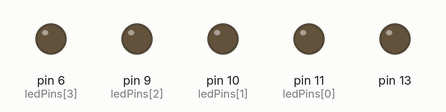
Bench run of a sketch on a simulated Arduino Uno, built with avr-gcc and run on an emulated ATmega328P. Shown: output pins drawn as LEDs (lit = HIGH). What the sketch prints to the serial monitor is not drawn.

Above: at 0.07 s.
At 0.76 s:
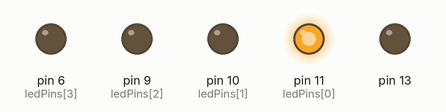
At 1.12 s:
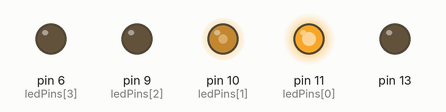
At 1.49 s:
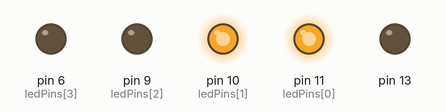
At 2.22 s:
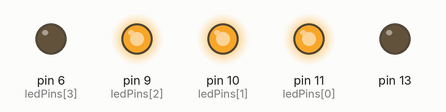
At 3.8 s:
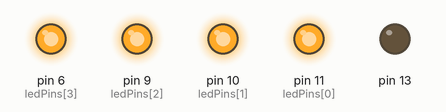
Timing chart, 0 to 40.0 s (numbered marks = the images above):
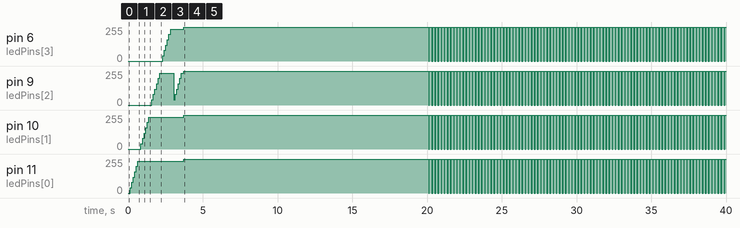

The sketch:

sketch_withBULETOOTGH.ino
```cpp
#include <Arduino.h>

char val;
const int ledPins[] = { 11, 10, 9, 6 };  // 灯光输出引脚 6冷光，11暖光
int NledPin = 4;
int i = 0;
int getLed = 0;
const int pwmPins[] = { 3 };  // PWM输出引脚
int Buzfre = 0;               // Buz计时器，初值为0
int Buzmax = 0;               // Buz占空比-（满-空）
int Buzmin = 0;               // Buz占空比-空
//int DelayBuz = 0;             // 延时6s后蜂鸣器开始响
int bn = 0;
int brightness = 0;
int Hbri = 255;
int Lbri = 0;               //此及前调节柔光模式下亮度范围
int fadeAmount = 0;
int k_fA = 1;               // 符号转换器
int DelayLig = 0;           // 灯光延时时间，单位为毫秒
int curMil = 0;
int preMil = 0;    //此及前用于tick，无需设置
int DDL = 20000;   //用于薄纱模式倒计时，单位毫秒

void setup() {
  // 初始化设置
  Serial.begin(9600);
  pinMode(13,OUTPUT);        //观察蓝牙模块是否连接成功
  for (int k = 0; k < 4; k++) {
    pinMode(ledPins[k], OUTPUT);
  }
}

void buzzer() {
  Buzfre = millis();
  Buzmax = 400;
  Buzmin = 200;
  while (Buzfre > Buzmax) {
    Buzfre -= Buzmax;
  }//可优化
  if (Buzfre >= Buzmin) {
    pinMode(pwmPins[0], OUTPUT);
  } else {
    pinMode(pwmPins[0], INPUT);
  }
}

//输出四路PWM灯光信号-温柔模式
int Led() {
  if (i > NledPin) {
    bn = Hbri;
    for (int k = 0; k < NledPin; ++k) {
      analogWrite(ledPins[k], bn);
    }
    return 1;
  }
  fadeAmount = 40;
  DelayLig = 100;
  curMil = millis();
  k_fA = 1;

  if (curMil - preMil >= DelayLig) {
    preMil = curMil;

    bn = bn + k_fA * fadeAmount;
    if (bn > Hbri) {
      bn = 0;
      i++;
    }

    analogWrite(ledPins[i], bn);
    return 0;
  }
}

//输出四路PWM灯光信号-薄纱大家的麻麻模式
void Police() {

  fadeAmount = 256;
  DelayLig = 50;
  curMil = millis();

  if (curMil - preMil >= DelayLig) {
    preMil = curMil;

    bn = bn + k_fA * fadeAmount;

    if (bn <= Hbri && bn >= Lbri) {
      brightness = bn;
    } else if (bn > Hbri) {
      brightness = Hbri;
      k_fA = -k_fA;
    } else {
      brightness = Lbri;
      k_fA = -k_fA;
    }

    for (int i = 0; i < NledPin; ++i) {
      analogWrite(ledPins[i], brightness);
    }
  }
}

void loop() {
val = Serial.read();//读取串口缓冲区的数据

  if(Serial.available()>0){//如果串口有数据输入，根据输入的不同来反应
   if (val == 'n') //当接收到的数据为n时
  {  Police();
     digitalWrite(13, HIGH); //点亮LED灯表示蓝牙程序运行
     Serial.println("LED ON! Police!"); //串口输出LED ON!
  }
  else if (val == 'f') {//当接收到的数据为f时
    Led();
     digitalWrite(13, LOW);//熄灭LED灯
     Serial.println("LED OFF! Led!");//串口输出LED OFF！

  }
  else if (val == 'b') {//当接收到的数据为b时
    digitalWrite(13, HIGH);
    buzzer();
     Serial.println("LED ON! Buzzer!");
  }

  }
  else if (millis() <= DDL || getLed == 0) {
    getLed = Led();
  }
  else {
    Police();
    //Led();
  }
  Serial.println("输出四路灯光信号和一路蜂鸣器信号");
}
```

Measured:
- by itself, pin 10 (ledPins[1]), pin 11 (ledPins[0]): ramps from 0/255 to 255/255 and jumps back, once every 0.21 s
- by itself, pin 6 (ledPins[3]): 0/255 → 40/255 at 2.3 s, → 80/255 0.10 s later, → 120/255 0.10 s later, → 160/255 0.10 s later, … (199 changes in this stretch)
- by itself, pin 9 (ledPins[2]): 0/255 → 40/255 at 1.6 s, → 80/255 0.10 s later, → 120/255 0.10 s later, → 160/255 0.10 s later, … (205 changes in this stretch)
